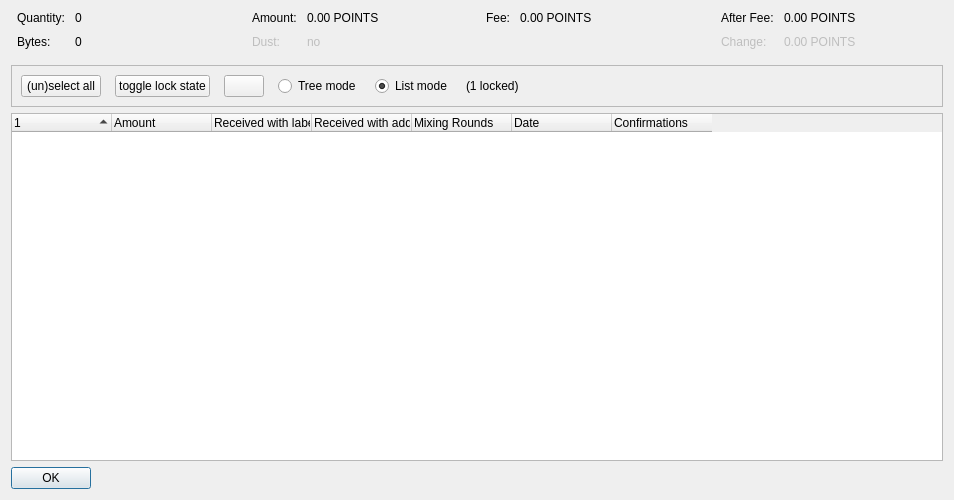
<?xml version="1.0" encoding="UTF-8"?>
<ui version="4.0">
 <class>CoinControlDialog</class>
 <widget class="QDialog" name="CoinControlDialog">
  <property name="geometry">
   <rect>
    <x>0</x>
    <y>0</y>
    <width>954</width>
    <height>500</height>
   </rect>
  </property>
  <property name="windowTitle">
   <string>Coin Selection</string>
  </property>
  <layout class="QVBoxLayout" name="verticalLayout">
   <item>
    <layout class="QHBoxLayout" name="horizontalLayoutTop" stretch="0,0,0,0">
     <property name="topMargin">
      <number>0</number>
     </property>
     <property name="bottomMargin">
      <number>10</number>
     </property>
     <item>
      <layout class="QFormLayout" name="formLayoutCoinControl1">
       <property name="horizontalSpacing">
        <number>10</number>
       </property>
       <property name="verticalSpacing">
        <number>10</number>
       </property>
       <property name="leftMargin">
        <number>6</number>
       </property>
       <property name="rightMargin">
        <number>6</number>
       </property>
       <item row="0" column="0">
        <widget class="QLabel" name="labelCoinControlQuantityText">
         <property name="text">
          <string>Quantity:</string>
         </property>
        </widget>
       </item>
       <item row="0" column="1">
        <widget class="QLabel" name="labelCoinControlQuantity">
         <property name="cursor">
          <cursorShape>IBeamCursor</cursorShape>
         </property>
         <property name="contextMenuPolicy">
          <enum>Qt::ActionsContextMenu</enum>
         </property>
         <property name="text">
          <string notr="true">0</string>
         </property>
         <property name="textInteractionFlags">
          <set>Qt::LinksAccessibleByMouse|Qt::TextSelectableByKeyboard|Qt::TextSelectableByMouse</set>
         </property>
        </widget>
       </item>
       <item row="1" column="0">
        <widget class="QLabel" name="labelCoinControlBytesText">
         <property name="text">
          <string>Bytes:</string>
         </property>
        </widget>
       </item>
       <item row="1" column="1">
        <widget class="QLabel" name="labelCoinControlBytes">
         <property name="cursor">
          <cursorShape>IBeamCursor</cursorShape>
         </property>
         <property name="contextMenuPolicy">
          <enum>Qt::ActionsContextMenu</enum>
         </property>
         <property name="text">
          <string notr="true">0</string>
         </property>
         <property name="textInteractionFlags">
          <set>Qt::LinksAccessibleByMouse|Qt::TextSelectableByKeyboard|Qt::TextSelectableByMouse</set>
         </property>
        </widget>
       </item>
      </layout>
     </item>
     <item>
      <layout class="QFormLayout" name="formLayoutCoinControl2">
       <property name="horizontalSpacing">
        <number>10</number>
       </property>
       <property name="verticalSpacing">
        <number>10</number>
       </property>
       <property name="leftMargin">
        <number>6</number>
       </property>
       <property name="rightMargin">
        <number>6</number>
       </property>
       <item row="0" column="0">
        <widget class="QLabel" name="labelCoinControlAmountText">
         <property name="text">
          <string>Amount:</string>
         </property>
        </widget>
       </item>
       <item row="0" column="1">
        <widget class="QLabel" name="labelCoinControlAmount">
         <property name="cursor">
          <cursorShape>IBeamCursor</cursorShape>
         </property>
         <property name="contextMenuPolicy">
          <enum>Qt::ActionsContextMenu</enum>
         </property>
         <property name="text">
          <string notr="true">0.00 POINTS</string>
         </property>
         <property name="textInteractionFlags">
          <set>Qt::LinksAccessibleByMouse|Qt::TextSelectableByKeyboard|Qt::TextSelectableByMouse</set>
         </property>
        </widget>
       </item>
       <item row="1" column="0">
        <widget class="QLabel" name="labelCoinControlLowOutputText">
         <property name="enabled">
          <bool>false</bool>
         </property>
         <property name="text">
          <string>Dust:</string>
         </property>
        </widget>
       </item>
       <item row="1" column="1">
        <widget class="QLabel" name="labelCoinControlLowOutput">
         <property name="enabled">
          <bool>false</bool>
         </property>
         <property name="cursor">
          <cursorShape>IBeamCursor</cursorShape>
         </property>
         <property name="contextMenuPolicy">
          <enum>Qt::ActionsContextMenu</enum>
         </property>
         <property name="text">
          <string notr="true">no</string>
         </property>
         <property name="textInteractionFlags">
          <set>Qt::LinksAccessibleByMouse|Qt::TextSelectableByKeyboard|Qt::TextSelectableByMouse</set>
         </property>
        </widget>
       </item>
      </layout>
     </item>
     <item>
      <layout class="QFormLayout" name="formLayoutCoinControl3">
       <property name="horizontalSpacing">
        <number>10</number>
       </property>
       <property name="verticalSpacing">
        <number>10</number>
       </property>
       <property name="leftMargin">
        <number>6</number>
       </property>
       <property name="rightMargin">
        <number>6</number>
       </property>
       <item row="0" column="0">
        <widget class="QLabel" name="labelCoinControlFeeText">
         <property name="text">
          <string>Fee:</string>
         </property>
        </widget>
       </item>
       <item row="0" column="1">
        <widget class="QLabel" name="labelCoinControlFee">
         <property name="cursor">
          <cursorShape>IBeamCursor</cursorShape>
         </property>
         <property name="contextMenuPolicy">
          <enum>Qt::ActionsContextMenu</enum>
         </property>
         <property name="text">
          <string notr="true">0.00 POINTS</string>
         </property>
         <property name="textInteractionFlags">
          <set>Qt::LinksAccessibleByMouse|Qt::TextSelectableByKeyboard|Qt::TextSelectableByMouse</set>
         </property>
        </widget>
       </item>
      </layout>
     </item>
     <item>
      <layout class="QFormLayout" name="formLayoutCoinControl4">
       <property name="horizontalSpacing">
        <number>10</number>
       </property>
       <property name="verticalSpacing">
        <number>10</number>
       </property>
       <property name="leftMargin">
        <number>6</number>
       </property>
       <property name="rightMargin">
        <number>6</number>
       </property>
       <item row="0" column="0">
        <widget class="QLabel" name="labelCoinControlAfterFeeText">
         <property name="text">
          <string>After Fee:</string>
         </property>
        </widget>
       </item>
       <item row="0" column="1">
        <widget class="QLabel" name="labelCoinControlAfterFee">
         <property name="cursor">
          <cursorShape>IBeamCursor</cursorShape>
         </property>
         <property name="contextMenuPolicy">
          <enum>Qt::ActionsContextMenu</enum>
         </property>
         <property name="text">
          <string notr="true">0.00 POINTS</string>
         </property>
         <property name="textInteractionFlags">
          <set>Qt::LinksAccessibleByMouse|Qt::TextSelectableByKeyboard|Qt::TextSelectableByMouse</set>
         </property>
        </widget>
       </item>
       <item row="1" column="0">
        <widget class="QLabel" name="labelCoinControlChangeText">
         <property name="enabled">
          <bool>false</bool>
         </property>
         <property name="text">
          <string>Change:</string>
         </property>
        </widget>
       </item>
       <item row="1" column="1">
        <widget class="QLabel" name="labelCoinControlChange">
         <property name="enabled">
          <bool>false</bool>
         </property>
         <property name="cursor">
          <cursorShape>IBeamCursor</cursorShape>
         </property>
         <property name="contextMenuPolicy">
          <enum>Qt::ActionsContextMenu</enum>
         </property>
         <property name="text">
          <string notr="true">0.00 POINTS</string>
         </property>
         <property name="textInteractionFlags">
          <set>Qt::LinksAccessibleByMouse|Qt::TextSelectableByKeyboard|Qt::TextSelectableByMouse</set>
         </property>
        </widget>
       </item>
      </layout>
     </item>
    </layout>
   </item>
   <item>
    <widget class="QFrame" name="frame">
     <property name="minimumSize">
      <size>
       <width>0</width>
       <height>40</height>
      </size>
     </property>
     <property name="frameShape">
      <enum>QFrame::StyledPanel</enum>
     </property>
     <property name="frameShadow">
      <enum>QFrame::Sunken</enum>
     </property>
     <layout class="QHBoxLayout" name="horizontalLayout">
      <item>
       <layout class="QHBoxLayout" name="horizontalLayoutPanel" stretch="0,0,0,0,0,0,0">
        <property name="spacing">
         <number>14</number>
        </property>
        <item>
         <widget class="QPushButton" name="pushButtonSelectAll">
          <property name="sizePolicy">
           <sizepolicy hsizetype="Maximum" vsizetype="Fixed">
            <horstretch>0</horstretch>
            <verstretch>0</verstretch>
           </sizepolicy>
          </property>
          <property name="text">
           <string>(un)select all</string>
          </property>
          <property name="autoDefault">
           <bool>false</bool>
          </property>
         </widget>
        </item>
        <item>
         <widget class="QPushButton" name="pushButtonToggleLock">
          <property name="sizePolicy">
           <sizepolicy hsizetype="Maximum" vsizetype="Fixed">
            <horstretch>0</horstretch>
            <verstretch>0</verstretch>
           </sizepolicy>
          </property>
          <property name="text">
           <string>toggle lock state</string>
          </property>
          <property name="autoDefault">
           <bool>false</bool>
          </property>
         </widget>
        </item>
        <item>
         <widget class="QPushButton" name="hideButton">
          <property name="sizePolicy">
           <sizepolicy hsizetype="Maximum" vsizetype="Fixed">
            <horstretch>0</horstretch>
            <verstretch>0</verstretch>
           </sizepolicy>
          </property>
          <property name="text">
           <string/>
          </property>
          <property name="autoDefault">
           <bool>false</bool>
          </property>
         </widget>
        </item>
        <item>
         <widget class="QRadioButton" name="radioTreeMode">
          <property name="sizePolicy">
           <sizepolicy hsizetype="Maximum" vsizetype="Fixed">
            <horstretch>0</horstretch>
            <verstretch>0</verstretch>
           </sizepolicy>
          </property>
          <property name="text">
           <string>Tree mode</string>
          </property>
         </widget>
        </item>
        <item>
         <widget class="QRadioButton" name="radioListMode">
          <property name="sizePolicy">
           <sizepolicy hsizetype="Maximum" vsizetype="Fixed">
            <horstretch>0</horstretch>
            <verstretch>0</verstretch>
           </sizepolicy>
          </property>
          <property name="text">
           <string>List mode</string>
          </property>
          <property name="checked">
           <bool>true</bool>
          </property>
         </widget>
        </item>
        <item>
         <widget class="QLabel" name="labelLocked">
          <property name="text">
           <string>(1 locked)</string>
          </property>
         </widget>
        </item>
        <item>
         <spacer name="horizontalSpacer">
          <property name="orientation">
           <enum>Qt::Horizontal</enum>
          </property>
          <property name="sizeHint" stdset="0">
           <size>
            <width>40</width>
            <height>20</height>
           </size>
          </property>
         </spacer>
        </item>
       </layout>
      </item>
     </layout>
    </widget>
   </item>
   <item>
    <widget class="CoinControlTreeWidget" name="treeWidget">
     <property name="contextMenuPolicy">
      <enum>Qt::CustomContextMenu</enum>
     </property>
     <property name="sortingEnabled">
      <bool>false</bool>
     </property>
     <property name="columnCount">
      <number>7</number>
     </property>
     <attribute name="headerShowSortIndicator" stdset="0">
      <bool>true</bool>
     </attribute>
     <attribute name="headerStretchLastSection">
      <bool>false</bool>
     </attribute>
     <column>
      <property name="text">
       <string/>
      </property>
     </column>
     <column>
      <property name="text">
       <string>Amount</string>
      </property>
     </column>
     <column>
      <property name="text">
       <string>Received with label</string>
      </property>
     </column>
     <column>
      <property name="text">
       <string>Received with address</string>
      </property>
     </column>
     <column>
      <property name="text">
       <string>Mixing Rounds</string>
      </property>
     </column>
     <column>
      <property name="text">
       <string>Date</string>
      </property>
     </column>
     <column>
      <property name="text">
       <string>Confirmations</string>
      </property>
      <property name="toolTip">
       <string>Confirmed</string>
      </property>
     </column>
    </widget>
   </item>
   <item>
    <widget class="QDialogButtonBox" name="buttonBox">
     <property name="sizePolicy">
      <sizepolicy hsizetype="Maximum" vsizetype="Fixed">
       <horstretch>0</horstretch>
       <verstretch>0</verstretch>
      </sizepolicy>
     </property>
     <property name="orientation">
      <enum>Qt::Horizontal</enum>
     </property>
     <property name="standardButtons">
      <set>QDialogButtonBox::Ok</set>
     </property>
    </widget>
   </item>
  </layout>
 </widget>
 <customwidgets>
  <customwidget>
   <class>CoinControlTreeWidget</class>
   <extends>QTreeWidget</extends>
   <header>qt/coincontroltreewidget.h</header>
  </customwidget>
 </customwidgets>
 <resources/>
 <connections/>
</ui>
